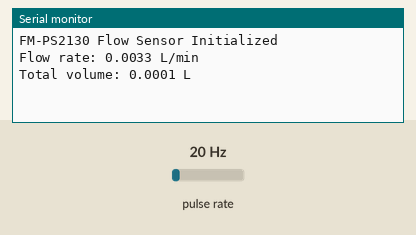
This sketch was run on a simulated Arduino Uno, built with avr-gcc and run on an emulated ATmega328P. Parts: the last lines printed to the serial monitor. Wiring (inferred from the names in the program): pulse sensor: data pin 2. The inputs (shaded band) are chosen by the test bench; at power-on: pulse rate 20 Hz.

Above: at 1.2 s.
1.3 s: pulse rate (sensor on pin 2) set to 4 Hz
At 2.6 s:
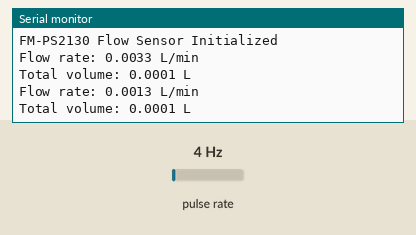
2.8 s: pulse rate (sensor on pin 2) set to 50 Hz
At 3.7 s:
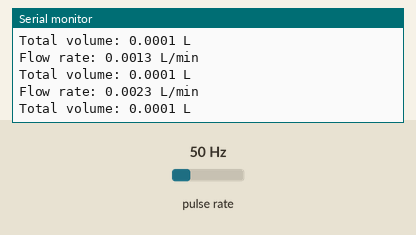
Timing chart, 0 to 5.8 s (numbered marks = the images above; inputs shaded):
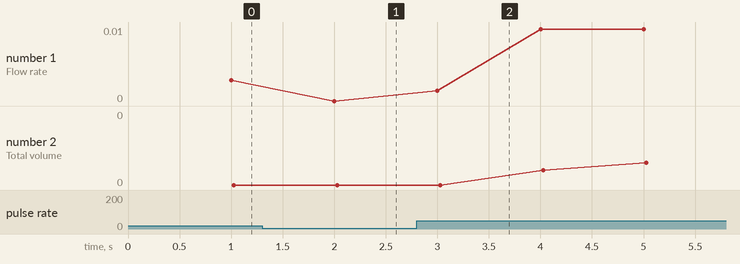

The sketch:

Flowmeterps2130.ino
```cpp
// FM-PS2130 Flow Sensor Example Code
// Connect the sensor's signal pin to pin 2 on the Arduino
// (Pin 2 is used because it supports interrupts on most Arduino boards)

#define FLOW_SENSOR_PIN 2   // The pin connected to the flow sensor signal wire
#define CALIBRATION_FACTOR 6000 // Calibration factor from the sensor datasheet (adjust if needed)

volatile uint32_t pulseCount = 0; // Counter for the number of pulses
float flowRate = 0.0;             // Flow rate in liters per minute
float totalLiters = 0.0;          // Total liters passed
unsigned long lastTime = 0;       // Time of the last calculation

void setup() {
  Serial.begin(9600);          // Start serial communication for debugging
  pinMode(FLOW_SENSOR_PIN, INPUT_PULLUP); // Set the sensor pin as an input with an internal pullup
  attachInterrupt(digitalPinToInterrupt(FLOW_SENSOR_PIN), pulseCounter, RISING); // Attach interrupt to count pulses

  Serial.println("FM-PS2130 Flow Sensor Initialized");
}

void loop() {
  unsigned long currentTime = millis(); // Current time in milliseconds
  unsigned long elapsedTime = currentTime - lastTime; // Time since the last calculation

  if (elapsedTime >= 1000) { // Update every 1 second
    detachInterrupt(digitalPinToInterrupt(FLOW_SENSOR_PIN)); // Disable interrupts during calculation

    // Calculate flow rate in liters per minute
    flowRate = (pulseCount / (float)elapsedTime) * 1000.0 / CALIBRATION_FACTOR;

    // Calculate total liters passed
    totalLiters += (flowRate / 60.0); // Convert flow rate to liters per second

    Serial.print("Flow rate: ");
    Serial.print(flowRate, 4); // Display flow rate with 2 decimal places
    Serial.println(" L/min");

    Serial.print("Total volume: ");
    Serial.print(totalLiters, 4); // Display total volume with 2 decimal places
    Serial.println(" L");

    pulseCount = 0; // Reset pulse count
    lastTime = currentTime; // Update last time

    attachInterrupt(digitalPinToInterrupt(FLOW_SENSOR_PIN), pulseCounter, RISING); // Re-enable interrupts
  }
}

// Interrupt Service Routine (ISR)
void pulseCounter() {
  pulseCount++; // Increment the pulse count
}
```

Measured:
- after the input at 1.3 s, the serial monitor: prints a new line after 0.70 s (image 1)
- after the input at 2.8 s, the serial monitor: prints a new line after 0.20 s (image 2)
- plotted number 1: 0 → 0 after the input at 1.3 s, 0 → 0.01 after the input at 2.8 s
- plotted number 2: 0 → 0 after the input at 2.8 s
